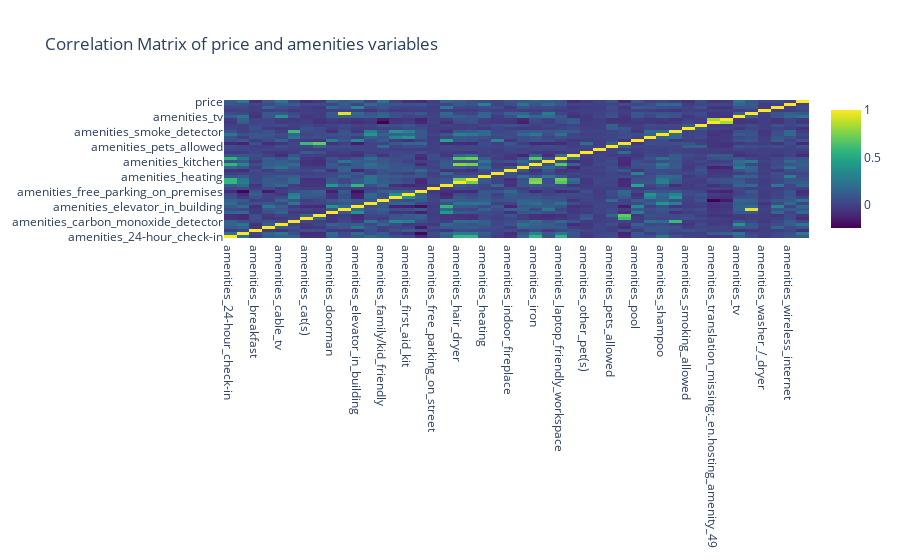

Write notebook code for a chart like this one.
### Markdown cell above
### Price vs. Amenities

### Code cell
# Heatmap for price and amenities correlation matrix
fig = go.Figure(data=go.Heatmap(
        z=price_amenities.values,
        x=price_amenities.columns,
        y=price_amenities.columns,
        colorscale='Viridis'))
fig.update_layout(
    title='Correlation Matrix of price and amenities variables',
    autosize = True)
fig.show()

### Figure 1 — Plotly figure (JSON) as saved in the notebook; plotly's stock layout.template omitted (floating-point values rounded to 4 significant figures; data arrays with more than 128 entries replaced by an {"elided": "..."} marker saying what was removed)
{"data": [{"colorscale": [[0, "#440154"], [0.1111, "#482878"], [0.2222, "#3e4989"], [0.3333, "#31688e"], [0.4444, "#26828e"], [0.5556, "#1f9e89"], [0.6667, "#35b779"], [0.7778, "#6ece58"], [0.8889, "#b5de2b"], [1, "#fde725"]], "type": "heatmap", "x": ["amenities_24-hour_check-in", "amenities_air_conditioning", "amenities_breakfast", "amenities_buzzer/wireless_intercom", "amenities_cable_tv", "amenities_carbon_monoxide_detector", "amenities_cat(s)", "amenities_dog(s)", "amenities_doorman", "amenities_dryer", "amenities_elevator_in_building", "amenities_essentials", "amenities_family/kid_friendly", "amenities_fire_extinguisher", "amenities_first_aid_kit", "amenities_free_parking_on_premises", "amenities_free_parking_on_street", "amenities_gym", "amenities_hair_dryer", "amenities_hangers", "amenities_heating", "amenities_hot_tub", "amenities_indoor_fireplace", "amenities_internet", "amenities_iron", "amenities_kitchen", "amenities_laptop_friendly_workspace", "amenities_lock_on_bedroom_door", "amenities_other_pet(s)", "amenities_paid_parking_off_premises", "amenities_pets_allowed", "amenities_pets_live_on_this_property", "amenities_pool", "amenities_safety_card", "amenities_shampoo", "amenities_smoke_detector", "amenities_smoking_allowed", "amenities_suitable_for_events", "amenities_translation_missing:_en.hosting_amenity_49", "amenities_translation_missing:_en.hosting_amenity_50", "amenities_tv", "amenities_washer", "amenities_washer_/_dryer", "amenities_wheelchair_accessible", "amenities_wireless_internet", "price"], "y": ["amenities_24-hour_check-in", "amenities_air_conditioning", "amenities_breakfast", "amenities_buzzer/wireless_intercom", "amenities_cable_tv", "amenities_carbon_monoxide_detector", "amenities_cat(s)", "amenities_dog(s)", "amenities_doorman", "amenities_dryer", "amenities_elevator_in_building", "amenities_essentials", "amenities_family/kid_friendly", "amenities_fire_extinguisher", "amenities_first_aid_kit", "amenities_free_parking_on_premises", "amenities_free_parking_on_street", "amenities_gym", "amenities_hair_dryer", "amenities_hangers", "amenities_heating", "amenities_hot_tub", "amenities_indoor_fireplace", "amenities_internet", "amenities_iron", "amenities_kitchen", "amenities_laptop_friendly_workspace", "amenities_lock_on_bedroom_door", "amenities_other_pet(s)", "amenities_paid_parking_off_premises", "amenities_pets_allowed", "amenities_pets_live_on_this_property", "amenities_pool", "amenities_safety_card", "amenities_shampoo", "amenities_smoke_detector", "amenities_smoking_allowed", "amenities_suitable_for_events", "amenities_translation_missing:_en.hosting_amenity_49", "amenities_translation_missing:_en.hosting_amenity_50", "amenities_tv", "amenities_washer", "amenities_washer_/_dryer", "amenities_wheelchair_accessible", "amenities_wireless_internet", "price"], "z": {"elided": "46x46 float values"}}], "layout": {"autosize": true, "title": {"text": "Correlation Matrix of price and amenities variables"}}}
